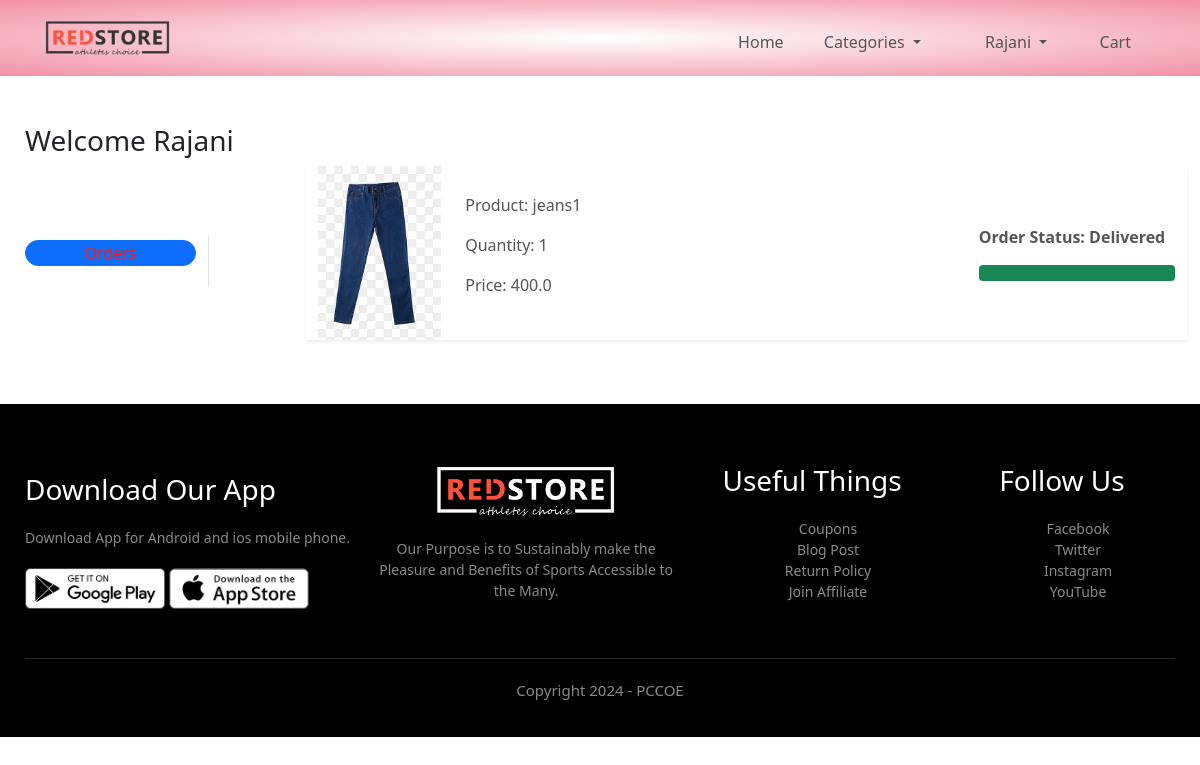
Screenshot of /orders/ (signed in) with the database file from the repository.
### app/models.py (models this page shows, shortened)
class OrderPlaced(models.Model):
    user = models.ForeignKey(User, on_delete=models.CASCADE)
    customer = models.ForeignKey(Customer,on_delete=models.CASCADE)
    product = models.ForeignKey(Product,on_delete=models.CASCADE)
    quantity = models.PositiveIntegerField(default=1)
    ordered_date = models.DateTimeField(auto_now_add=True)
    status = models.CharField(max_length=50, choices = STATUS_CHOICES, default='Pending')
    @property
    def total_cost(self):
        return self.quantity * self.product.discounted_price

class Product(models.Model):
        title = models.CharField(max_length=100)
        selling_price = models.FloatField()
        discounted_price = models.FloatField()
        description = models.TextField()
        brand = models.CharField(max_length=100)
        category = models.CharField( choices= CATEGORY_CHOICES, max_length=2)
        product_image = models.ImageField(upload_to='productimg')

### app/views.py (the view)
# urls.py: path('orders/', views.orders, name='orders'),
@login_required
def orders(request):
    op = OrderPlaced.objects.filter(user = request.user)
    return render(request, 'app/orders.html', {'order_placed': op})

### app/templates/app/orders.html (shortened to what this page needs)
{% extends 'app/base.html' %}
{% load static %}
{% block main-content %}
<div class="container my-5">
 <div class="row">
 <h3>Welcome <span class="text-capitalize">{{request.user}}</span></h3>
  <div class="col-sm-2 border-end">
   <ul class="list-unstyled">
    <li class="d-grid"><a href="{% url 'orders' %}" class="btn btn-primary">Orders</a></li>
   </ul>
  </div>
  <div class="col-sm-9 offset-sm-1">
  {% for op in order_placed %}
    <div class="row shadow-sm mb-3">
        <div class="col-sm-2">
            <img src="{{op.product.product_image.url}}" alt="" srcset="" class="img-fluid" height="150" width="150">
        </div>
        <div class="col-sm-7">
            <p>Product: {{op.product.title}}</p>
            <p>Quantity: {{op.quantity}}</p>
            <p>Price: {{op.total_cost}}</p>
        </div>
        <div class="col-sm-3 fw-bold">
            <p> Order Status: {{op.status}}</p>
              {% if op.status == 'Delivered' %}
              <div class="progress">
                <div class="progress-bar bg-success" role="progressbar" style="width: 100%" aria-valuenow="100"
                aria-valuemin="0" aria-valuemax="100"></div>
              </div>
              {% endif %}
       </div>
    </div>
   {% endfor %}
 </div>
</div>
</div>
{% endblock main-content %}

### app/templates/app/base.html (shortened to what this page needs)
<!doctype html>
{% load static %}
<html lang="en">
  <head>
    <link href="https://cdn.jsdelivr.net/npm/bootstrap@5.0.0-beta1/dist/css/bootstrap.min.css" rel="stylesheet">
    <link rel="stylesheet" href="{% static 'app/css/owl.carousel.min.css' %}">
    <link rel="stylesheet" href="{% static 'app/css/all.min.css' %}">
    <link rel="stylesheet" href="{% static 'app/css/style.css' %}">
  </head>
  <body>
    <div class="header">
      <div class="container">
      <div class="navbar">
          <div class="logo">
              <a href="home.html"><img src="{% static 'app/images2/logo.png' %}" width="125px"></a>
          </div>
          <nav>
              <ul id="MenuItems">
                  <li><a href="http://127.0.0.1:8000">Home</a></li>
                  <li class="nav-item dropdown">
                    <a class="nav-link dropdown-toggle text-black" href="#" id="fashionDropdown" role="button" data-bs-toggle="dropdown" aria-expanded="false">
                      Categories
                    </a>
                  </li>
                  {% if request.user.is_authenticated %}
                    <li class="nav-item dropdown mx-2">
                    <a class="nav-link dropdown-toggle text-black" href="#" id="profileDropdown" role="button" data-bs-toggle="dropdown" aria-expanded="false">
                      {{request.user|capfirst}}
                    </a>
                    </li>
                    <li class="nav-item mx-2">
                    <a href="{% url 'showcart' %}" class="nav-link text-black"> Cart </a>
                    </li>
                  {% else %}
                   <li class="nav-item mx-2">
                    <a href="{% url 'login' %}" class="nav-link text-black">Login</a>
                   </li>
                   <li><a href="{% url 'customerregistration' %}">Registration</a></li>
                  {% endif %}
                </ul>
          </nav>
      </div>
  </div>
  </div>
    {% block main-content %} {% endblock main-content %}
    <div class="footer">
      <div class="container">
          <div class="row">
              <div class="footer-col-1">
                  <h3>Download Our App</h3>
                  <p>Download App for Android and ios mobile phone.</p>
                  <div class="app-logo">
                      <img src="{% static 'app/images2/play-store.png' %}">
                      <img src="{% static 'app/images2/app-store.png' %}">
                  </div>
              </div>
              <div class="footer-col-2">
                  <img src="{% static 'app/images2/logo-white.png' %}">
                  <p>Our Purpose is to Sustainably make the Pleasure and Benefits of Sports Accessible to the Many.</p>
              </div>
              <div class="footer-col-3">
                  <h3>Useful Things</h3>
                  <ul>
                      <li>Coupons</li>
                      <li>Blog Post</li>
                      <li>Return Policy</li>
                      <li>Join Affiliate</li>
                  </ul>
              </div>
              <div class="footer-col-4">
                  <h3>Follow Us</h3>
                  <ul>
                      <li>Facebook</li>
                      <li>Twitter</li>
                      <li>Instagram</li>
                      <li>YouTube</li>
                  </ul>
              </div>
          </div>
          <hr>
          <p class="copyright">Copyright 2024 - PCCOE </p>
      </div>
  </div>
  </body>
</html>

### app/static/app/css/style.css (style rules this page uses)
.footer { background: #000; color: #8a8a8a; font-size: 14px; padding: 60px 0 20px; }
.footer p { color: #8a8a8a; }
.footer h3 { color: #fff; margin-bottom: 20px; }
.footer-col-1, .footer-col-2,.footer-col-3,.footer-col-4 { min-width: 250px; margin-bottom: 20px; }
.footer-col-1 { flex-basis: 30%; }
.footer-col-2 { flex: 1; text-align: center; }
.footer-col-2 img { width: 180px; margin-bottom: 20px; }
.footer-col-3, .footer-col-4 { flex-basis: 12%; text-align: center; }
ul { list-style-type: none; }
.app-logo { margin-top: 20px; }
.app-logo img { width: 140px; }
.footer hr { border: none; background: #b5b5b5; height: 1px; margin: 20px 0; }
.copyright { text-align: center; font-size: 15px; }
* { margin: 0; padding: 0; box-sizing: border-box; }
.navbar { display: flex; padding: 20px; align-items: center; }
nav { flex: 1; text-align: right; }
nav ul { display: inline-block; list-style-type: none; }
nav ul li { display: inline-block; margin-right: 20px; }
a { text-decoration: none; color: #555; }
p { color: #555; }
.container { max-width: 1300px; margin: auto; padding-left: 25px; padding-right: 25px; }
.row { display: flex; align-items: center; flex-wrap: wrap; justify-content: space-around; }
.btn { display: inline-block; color: #f11e1e; padding: 0px 15px; margin: 5px 0; border-radius: 30px; transition: background 0.5s; }
.header { background: radial-gradient(#fff, #f290a5); }

### rows the page displays
OrderPlaced: product.product_image (picture), product "jeans1", quantity "1", total_cost "400.0", status "Delivered"

### other values shown
{{ request.user|capfirst }} "Rajani"
{{ request.user }} "Rajani"
